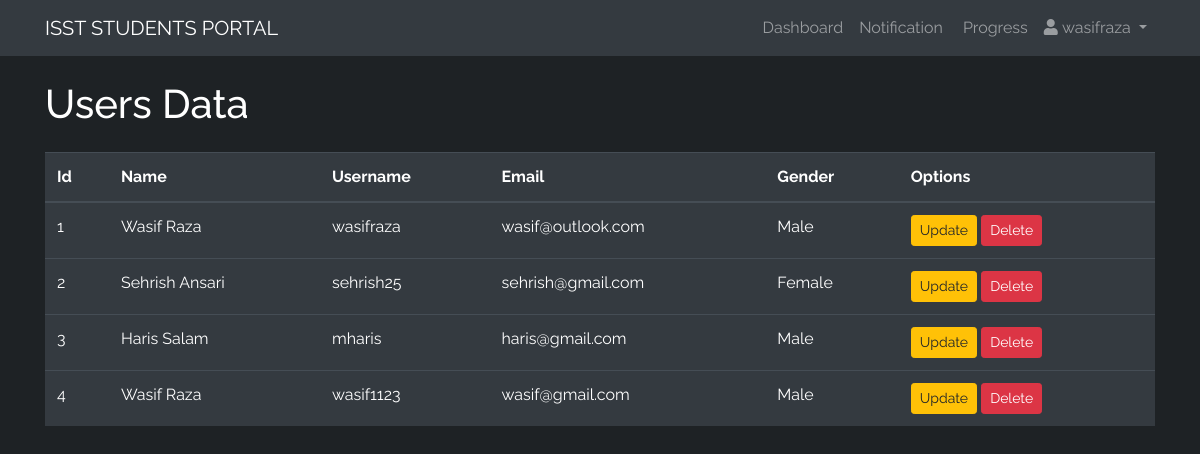
The page /admin (signed in) on the database its author committed.
### sportal/models.py (models this page shows, shortened)
class User(db.Model, UserMixin):
    id = db.Column(db.Integer(), primary_key=True)
    fname    = db.Column(db.String(length=255), nullable=False)
    lname    = db.Column(db.String(length=255), nullable=False)
    username = db.Column(db.String(length=255), nullable=False, unique=True)
    email    = db.Column(db.String(length=255), nullable=False, unique=True)
    password = db.Column(db.String(length=255), nullable=False)
    gender   = db.Column(db.String(length=255), nullable=False)
    course   = db.Column(db.Integer(), db.ForeignKey('course.id'))
    @property
    def password_hash(self):
        return self.password

### sportal/routes.py (the view)
@app.route('/admin')
def userspage():
    users = User.query.all()
    return render_template('users.html', users=users)

### sportal/models.py (called while the page is built)
@login_manager.user_loader
def load_user(user_id):
    return User.query.get(int(user_id))

### sportal/templates/users.html (shortened to what this page needs)
{% extends "base.html" %}
{% block content %}
<section>
    <div class="container mt-4">
        <h1>Users Data</h1>
        <div class="table-responsive">
            <table class="table table-hover table-dark mt-3">
                <thead>
                    <tr>
                        <th scope="col">Id</th>
                        <th scope="col">Name</th>
                        <th scope="col">Username</th>
                        <th scope="col">Email</th>
                        <th scope="col">Gender</th>
                        <th scope="col">Options</th>
                    </tr>
                </thead>
                <tbody>
                    {% for user in users %}
                    <tr>
                        <td>{{ user.id }}</td>
                        <td>{{ user.fname }} {{ user.lname }}</td>
                        <td>{{ user.username }}</td>
                        <td>{{ user.email }}</td>
                        <td>{{ user.gender }}</td>
                        <td>
                            <a href="#" class="btn btn-outline btn-warning btn-sm">Update</a>
                            <a href="#" class="btn btn-outline btn-danger btn-sm">Delete</a>
                        </td>
                    </tr>
                    {% endfor %}
                </tbody>
            </table>
        </div>
    </div>
</section>
{% endblock %}

### sportal/templates/base.html (shortened to what this page needs)
<!doctype html>
<html lang="en">
<head><meta charset="utf-8">
<link rel="stylesheet" href="{{ url_for('static', filename='css/main.css') }}">
<link rel="stylesheet" href="https://cdnjs.cloudflare.com/ajax/libs/font-awesome/5.15.3/css/all.min.css">
<link rel="stylesheet" href="https://cdn.jsdelivr.net/npm/bootstrap@4.5.3/dist/css/bootstrap.min.css">
</head>
<body>
    <nav class="navbar navbar-expand-md navbar-dark bg-dark">
        <div class="container">
            <a class="navbar-brand" href="{{ url_for('homepage') }}">ISST STUDENTS PORTAL</a>
            <div class="collapse navbar-collapse" id="navbarNav">
                {% if current_user.is_authenticated %}
                <ul class="navbar-nav">
                    <li class="nav-item">
                        <a class="nav-link" href="{{ url_for('dashboard') }}">
                            Dashboard
                        </a>
                    </li>
                    <li class="nav-item">
                        <a class="nav-link" href="#">
                            Notification
                        </a>
                    </li>
                    <li class="nav-item">
                        <a class="nav-link" href="{{ url_for('user_progress') }}">
                            &nbsp;Progress
                        </a>
                    </li>
                    <li class="nav-item dropdown">
                        <a class="nav-link dropdown-toggle" href="#" id="navbarDropdown" role="button" data-toggle="dropdown" aria-haspopup="true" aria-expanded="false">
                            <i class="fas fa-user"></i>&nbsp;{{ current_user.username }}
                        </a>
                    </li>
                </ul>
                {% endif %}
            </div>
        </div>
    </nav>
    {% block content %}
    {% endblock %}
</body>
</html>

### sportal/static/css/main.css (style rules this page uses)
body { background: #1e2225 !important; color: #fff !important; min-height: 100vh; }

### sportal/templates/base.html (style rules this page uses)
body { font-family: 'Raleway', sans-serif; }

### rows shown on the page
User: username "wasifraza", id "1", fname "Wasif", lname "Raza", email "wasif@outlook.com", gender "Male"
User: id "2", fname "Sehrish", lname "Ansari", username "sehrish25", email "sehrish@gmail.com", gender "Female"
User: id "3", fname "Haris", lname "Salam", username "mharis", email "haris@gmail.com", gender "Male"
User: id "4", fname "Wasif", lname "Raza", username "wasif1123", email "wasif@gmail.com", gender "Male"
